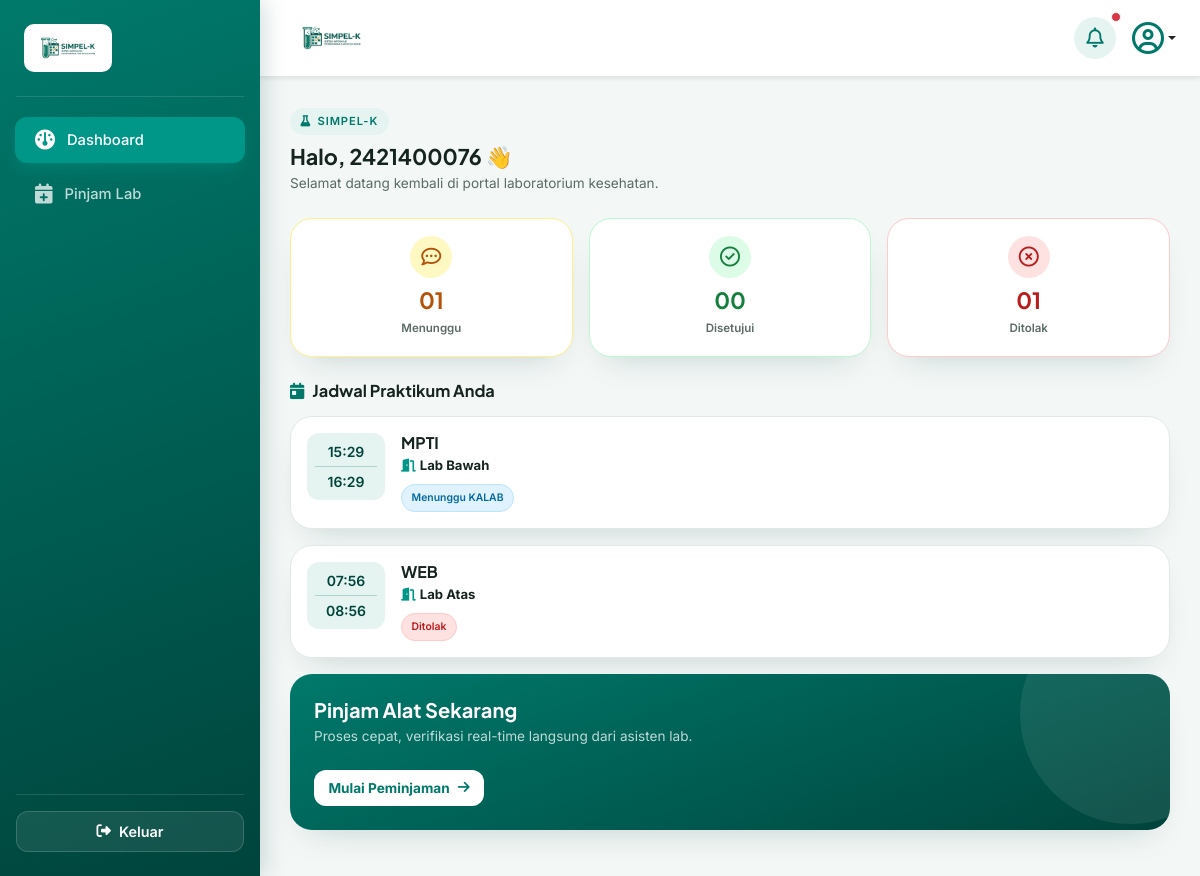
Page /mahasiswa/dashboard/ (signed in) on the earlier database version.
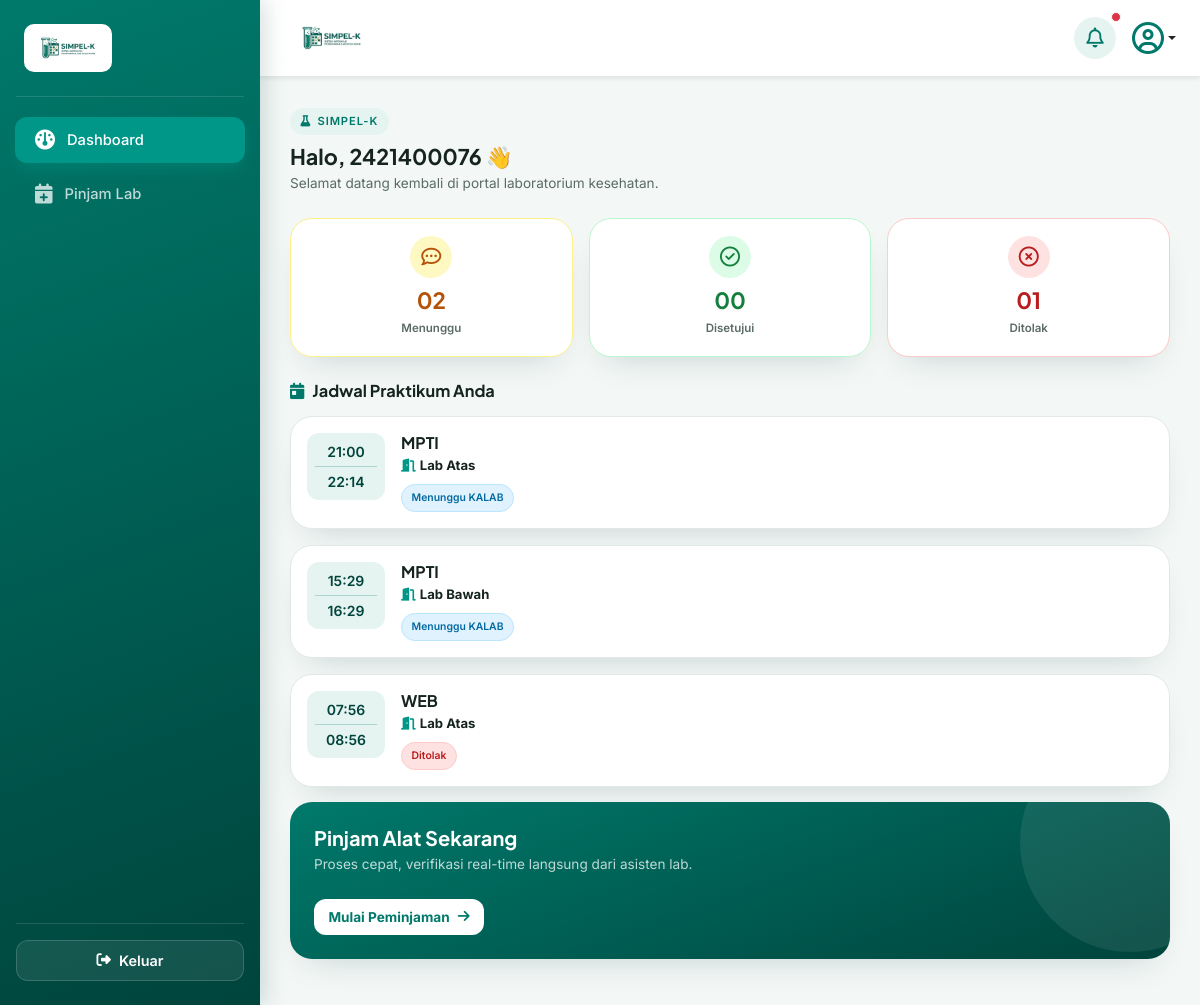
Same page on the later database version.
### core_auth/models.py (models this page shows, shortened)
class Peminjaman(models.Model):
    STATUS_CHOICES = [
        ('pending', 'Menunggu Validasi ASLAB'),
        ('verified', 'Menunggu Persetujuan KALAB'),
        ('disetujui', 'Disetujui / Jadwal Dikunci'),
        ('ditolak', 'Ditolak'),
        ('selesai', 'Selesai / Sudah Dikembalikan'),
    ]
    mahasiswa = models.ForeignKey(settings.AUTH_USER_MODEL, on_delete=models.CASCADE, related_name='peminjaman_mahasiswa')
    ruang_lab = models.ForeignKey(RuangLab, on_delete=models.CASCADE)
    alat_bahan = models.ForeignKey(AlatBahan, on_delete=models.PROTECT)
    keperluan = models.TextField()
    nama_dosen = models.CharField(max_length=100)
    mata_kuliah = models.CharField(max_length=100)
    tanggal_pinjam = models.DateField()
    wkt_mulai = models.TimeField()
    wkt_akhir = models.TimeField()
    status = models.CharField(max_length=20, choices=STATUS_CHOICES, default='pending')
    di_validasi_oleh = models.ForeignKey(
        settings.AUTH_USER_MODEL,
        on_delete=models.SET_NULL,
        blank=True,
        null=True,
        related_name='aslab_verifikator'
    )
    tgl_pengajuan = models.DateTimeField(auto_now_add=True)
    catatan_tolak = models.TextField(blank=True, null=True)

class RuangLab(models.Model):
    nama_ruang = models.CharField(max_length=100)
    kapasitas = models.IntegerField()
    deskripsi = models.TextField(blank=True, null=True)

### mahasiswa/views.py (the view)
# urls.py: path('dashboard/', views.dashboard_view, name='dashboard'),
@login_required(login_url='core_auth:login')
def dashboard_view(request):
    redirect_target = cekk_role_mahasiswa(request.user)
    if redirect_target:
        return redirect(redirect_target)
    jadwal_mahasiswa = Peminjaman.objects.filter(mahasiswa=request.user).order_by('-tanggal_pinjam')
    total_menunggu = Peminjaman.objects.filter(mahasiswa=request.user, status__in=['pending', 'verified']).count()
    total_disetujui = Peminjaman.objects.filter(mahasiswa=request.user, status='disetujui').count()
    total_ditolak = Peminjaman.objects.filter(mahasiswa=request.user, status='ditolak').count()
    context = {
        'jadwal_mahasiswa': jadwal_mahasiswa,
        'total_menunggu': total_menunggu,
        'total_disetujui': total_disetujui,
        'total_ditolak': total_ditolak,
    }
    return render(request, 'mahasiswa/dashboard.html', context)

### mahasiswa/views.py (called while the page is built)
def cekk_role_mahasiswa(user):
    username_lower = user.username.lower()
    if 'aslab' in username_lower or user.groups.filter(name__iexact='ASLAB').exists() or getattr(user, 'role', '').upper() == 'ASLAB':
        return 'aslab:dashboard'
    if 'kalab' in username_lower or user.groups.filter(name__iexact='KALAB').exists() or getattr(user, 'role', '').upper() == 'KALAB':
        return 'kalab:dashboard'
    return None

### mahasiswa/templates/mahasiswa/dashboard.html (shortened to what the changed rows need)
{% extends 'base/base_mahasiswa.html' %}
{% load static %}
{% block content %}
<div class="dashboard-mhs">
    <div class="row g-3 mb-4 text-center">
        <div class="col-4">
            <div class="stat-card stat-card--pending">
                <div class="stat-icon">
                    <i class="fa-regular fa-comment-dots fs-5"></i>
                </div>
                <h3 class="stat-number">{{ total_menunggu|stringformat:"02d" }}</h3>
                <span class="stat-label">Menunggu</span>
            </div>
        </div>
    </div>
    {% for jadwal in jadwal_mahasiswa %}
    <div class="jadwal-card">
        <div class="d-flex align-items-start gap-3">
            <div class="jam-widget">
                <div class="fw-semibold small">{{ jadwal.wkt_mulai|time:"H:i" }}</div>
                <div class="divider-line"></div>
                <div class="fw-semibold small">{{ jadwal.wkt_akhir|time:"H:i" }}</div>
            </div>
            <div class="flex-grow-1">
                <h6 class="mk-title">{{ jadwal.mata_kuliah }}</h6>
                <p class="ruang-info mb-2 d-flex align-items-center gap-1">
                    <i class="fa-solid fa-door-open"></i>
                    <strong>{{ jadwal.ruang_lab.nama_ruang }}</strong>
                </p>
                <div class="d-flex gap-2 flex-wrap align-items-center">
                    {% if jadwal.status == 'pending' %}
                    <span class="badge-status badge-status--wait-aslab">Menunggu ASLAB</span>
                    {% elif jadwal.status == 'verified' %}
                    <span class="badge-status badge-status--wait-kalab">Menunggu KALAB</span>
                    {% elif jadwal.status == 'disetujui' %}
                    <span class="badge-status badge-status--approved">Disetujui</span>
                    {% elif jadwal.status == 'pengembalian_diajukan' %}
                    <span class="badge-status badge-status--return">Proses Pengembalian</span>
                    {% elif jadwal.status == 'ditolak' %}
                    <span class="badge-status badge-status--rejected">Ditolak</span>
                    {% elif jadwal.status == 'selesai' %}
                    <span class="badge-status badge-status--done">Selesai</span>
                    {% endif %}
                </div>
            </div>
        </div>
    </div>
    {% empty %}
    <div class="empty-jadwal mb-4">
        <i class="fa-solid fa-calendar-xmark fs-2 mb-2"></i>
        <p class="small mb-0">Belum ada pengajuan jadwal praktikum di Lab Atas maupun Lab Bawah.</p>
    </div>
    {% endfor %}
</div>
{% endblock %}

Differences in the rows shown:
added Peminjaman: wkt_mulai "21:00", wkt_akhir "22:14", mata_kuliah "MPTI", ruang_lab.nama_ruang "Lab Atas", status "Menunggu KALAB"
Other differences:
{{ total_menunggu|stringformat:"02d" }}: "01" → "02"
